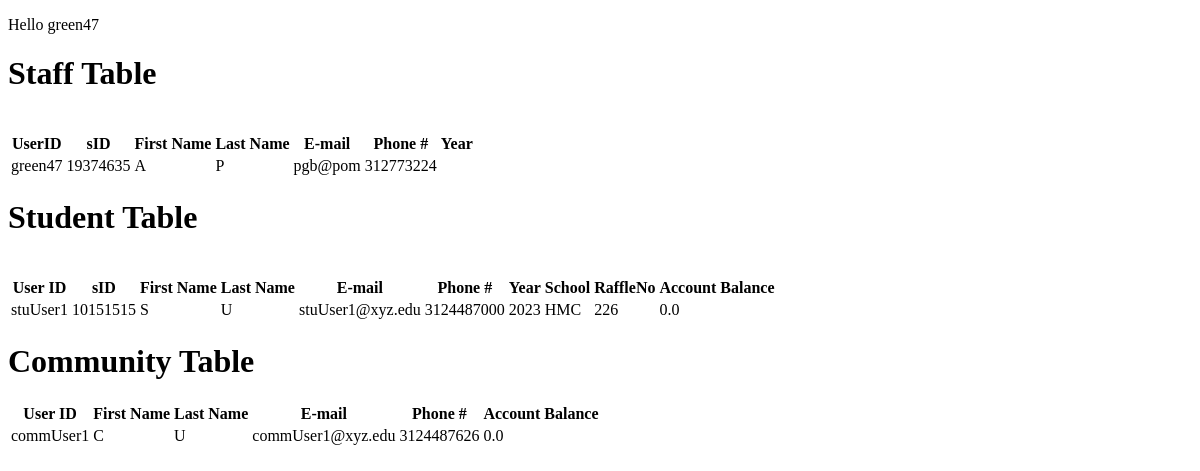
The page /mainTool (signed in) on the database as committed earlier.
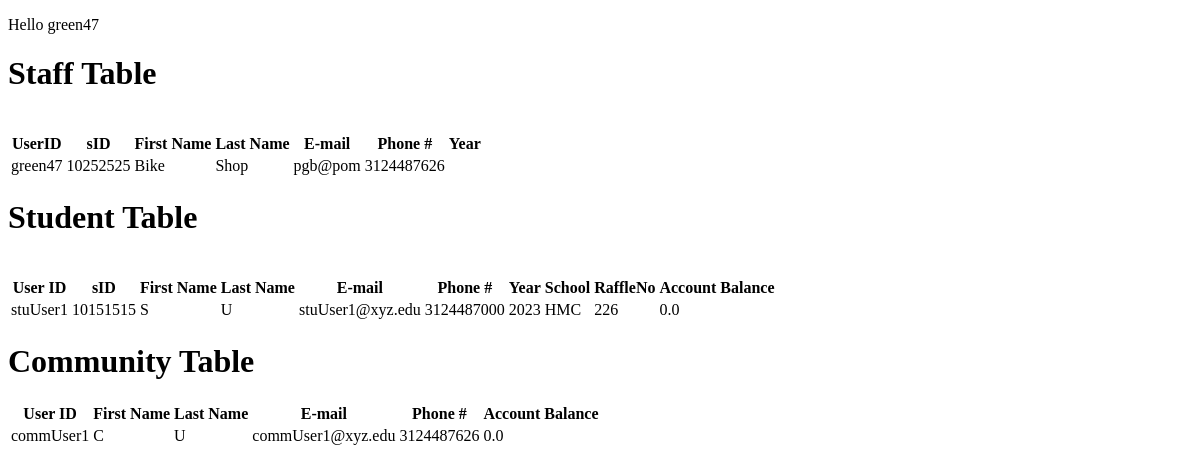
The same page on the database as committed later.
### tables this page shows
CREATE TABLE Staff (userID varchar(255), hash varchar(255), sID INT, first varchar (255), last varchar(255), email varchar(255), phone varchar(255), year INT, PRIMARY KEY(userID));

CREATE TABLE Students (userID varchar(255), hash varchar(255), sID INT, first varchar (255), last varchar(255), email varchar(255), phone varchar(255), year INT, school varchar(255), raffleNo tinyint, bal double, PRIMARY KEY(userID));

CREATE TABLE Community (userID varchar(255), hash varchar(255), first varchar (255), last varchar(255), email varchar(255), phone varchar(255), bal double, PRIMARY KEY(userID));

### main.py (the view)
@app.route("/mainTool",methods=["GET"])
@login_required
@special_requirement
def staff():
    try:
        user = session['user']
        con = get_db()
        cur = con.cursor()
        cur.execute("SELECT * from Staff")
        staff_data = cur.fetchall()
        cur.execute("SELECT * from Students")
        student_data = cur.fetchall()
        cur.execute("SELECT * from Community")
        community_data = cur.fetchall()
        return render_template("mainTool.html", data1=staff_data,data2=student_data,data3=community_data,user=user)
    except Exception as e:
        print(e, file=sys.stdout)
        return redirect(url_for('homePage'))

### main.py (called while the page is built)
@app.after_request
def after_request(response):
    response.headers["Cache-Control"] = "no-cache, no-store, must-revalidate"
    response.headers["Expires"] = 0
    response.headers["Pragma"] = "no-cache"
    return response

def get_db():
    db = getattr(g, '_database', None)
    if db is None:
        db = g._database = sqlite3.connect(DATABASE)
    return db

def login_required(f):
    @wraps(f)
    def decorated_function(*args, **kwargs):
        if session.get("user") is None:
            return redirect("/login")
        return f(*args, **kwargs)
    return decorated_function

def special_requirement(f):
    @wraps(f)
    def wrap(*args,**kwargs):
        try:
            if "green47" == session['user']:
                return f(*args,**kwargs)
            else:
                return redirect(url_for('homePage'))
        except:
            return redirect(url_for('homePage'))
    return wrap

### templates/mainTool.html (shortened to what this page needs)
<!DOCTYPE html>
<html lang='en'>
<head>
    <link rel="stylesheet" href="../static/styles.css">
</head>
<body>
    <p>Hello {{ user }}</p>
    <h1>Staff Table</h1>
    <table>
        <tr>
            <th>UserID</th>
            <th>sID</th>
            <th>First Name</th>
            <th>Last Name</th>
            <th>E-mail</th>
            <th>Phone #</th>
            <th>Year</th>
        </tr>
    {% for item in data1 %}
    <tr>
        <td>{{item[0]}}</td>
        <td>{{item[2]}}</td>
        <td>{{item[3]}}</td>
        <td>{{item[4]}}</td>
        <td>{{item[5]}}</td>
        <td>{{item[6]}}</td>
        <br>
    </tr>
    {% endfor %}
    </table>
    <h1>Student Table</h1>
    <table>
        <tr>
            <th>User ID</th>
            <th>sID</th>
            <th>First Name</th>
            <th>Last Name</th>
            <th>E-mail</th>
            <th>Phone #</th>
            <th>Year</th>
            <th>School</th>
            <th>RaffleNo</th>
            <th>Account Balance</th>
        </tr>
    {% for item in data2 %}
    <tr>
        <td>{{item[0]}}</td>
        <td>{{item[2]}}</td>
        <td>{{item[3]}}</td>
        <td>{{item[4]}}</td>
        <td>{{item[5]}}</td>
        <td>{{item[6]}}</td>
        <td>{{item[7]}}</td>
        <td>{{item[8]}}</td>
        <td>{{item[9]}}</td>
        <td>{{item[10]}}</td>
        <br>
    </tr>
    {% endfor %}
    </table>
    <h1>Community Table</h1>
    <table>
        <tr>
            <th>User ID</th>
            <th>First Name</th>
            <th>Last Name</th>
            <th>E-mail</th>
            <th>Phone #</th>
            <th>Account Balance</th>
        </tr>
    {% for item in data3 %}
    <tr>
        <td>{{item[0]}}</td>
        <td>{{item[2]}}</td>
        <td>{{item[3]}}</td>
        <td>{{item[4]}}</td>
        <td>{{item[5]}}</td>
        <td>{{item[6]}}</td>
    </tr>
    {% endfor %}
    </table>
</body>
</html>

Rows that differ between the two databases and show on the page:
changed Staff "green47": sID "19374635" → "10252525"; first "A" → "Bike"; last "P" → "Shop"; phone "312773224" → "3124487626"
